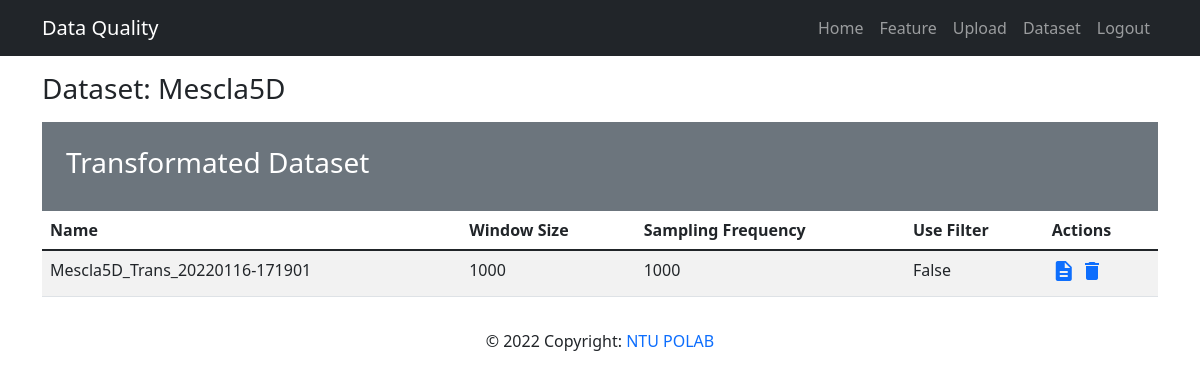
Before: /mainapp/show_hfd/2 (signed in) with the older database file.
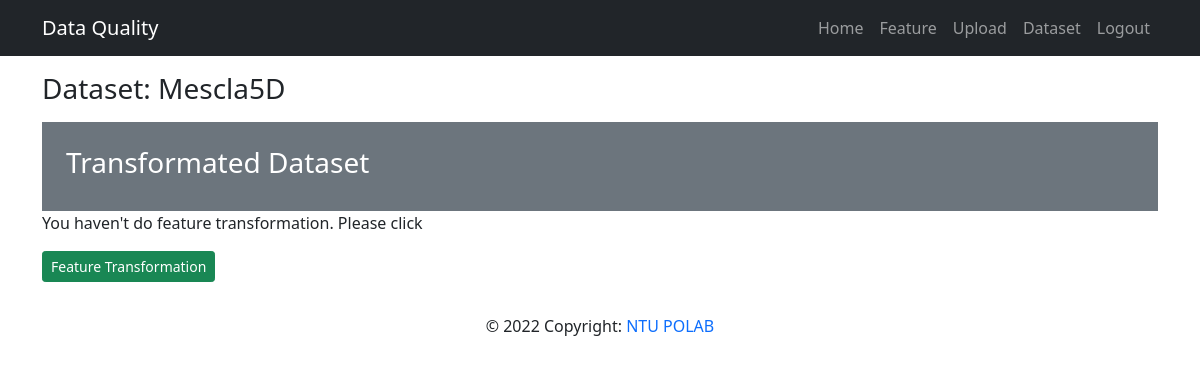
After: the same page with the newer database file.
### mainapp/models.py (models this page shows, shortened)
class Data(models.Model):
  datatype_choices = [
    ('normal', 'Normal'),
    ('freq', 'High Frequency'),
    ('time', 'Time Series')
  ]
  question_choices = [
    ('classification', 'Classification'),
    ('regression', 'Regression'),
  ]
  name = models.CharField('Data Name', max_length=50)
  owner = models.ForeignKey(User, on_delete=models.CASCADE)
  rawdata = models.FileField(upload_to='rawdata/', validators=[file_size, validate_file_extension])
  attribute_data = models.FileField(upload_to='attribute/', validators=[file_size, validate_file_extension])
  datatype = models.CharField(max_length=10, choices=datatype_choices, default='normal')
  questiontype = models.CharField(max_length=15, choices=question_choices, default='classification')
  freq_config = models.JSONField(null=True, blank=True)
  def __str__(self):
      return self.name

### mainapp/views.py (the view)
# urls.py: path('show_hfd/<hfd_id>', views.show_hfd, name='show-hfd'),
@login_required(login_url='/members/login_user')
def show_hfd(request, hfd_id):
  data = get_object_or_404(HighFrequencyData, pk=hfd_id, owner=request.user)
  transdata_list = data.transData.all()
  context = {
    'data': data,
    'hfd_id': hfd_id,
    'transdata_list': transdata_list
  }
  return render(request, 'mainapp/show_hfd.html', context)

### mainapp/models.py (called while the page is built)
  def __str__(self):
      return self.name

### mainapp/templates/mainapp/show_hfd.html
{% extends 'base.html' %}
{% block content %}
  <div class="my-3">
    <h3>Dataset: {{ data }}</h3>
  </div>
  <div class="my-3">
    <div class="bg-secondary text-white p-4">
      <div class="row">
        <div class="col-12">
          <h3>Transformated Dataset</h3>
        </div>
      </div>
    </div>
    {% if transdata_list %}
      <table class="table table-striped table-hover">
        <thead>
          <tr>
            <th>Name</th>
            <th>Window Size</th>
            <th>Sampling Frequency</th>
            <th>Use Filter</th>
            <th>Actions</th>
          </tr>
        </thead>
        {% for data in transdata_list %}
          <tr>
            <td>
              {{ data }}
            </td>
            <td>
              {{ data.freq_config.windowSize}}
            </td>
            <td>
              {{ data.freq_config.samplingFrequency}}
            </td>
            <td>
              {{ data.freq_config.usedFilter}}
            </td>
            <td>
              <a href="{% url 'show-data' data.id %}"><i class="material-icons">description</i></a>
              <a href="{% url 'delete-data' data.id%}"><i class="material-icons">delete</i></a>
            </td>
          </tr>
        {% endfor %}
      </table>
    {% else %}
      <div>
        <p>You haven't do feature transformation. Please click</p>
        <a class="btn btn-success btn-sm" href="{% url 'transform-hfd' hfd_id %}">Feature Transformation</a>
      </div>
    {% endif %}
  </div>
{% endblock %}

Changed rows visible on the page:
removed Data: name "Mescla5D_Trans_20220116-171901", freq_config.windowSize "1000", freq_config.samplingFrequency "1000", freq_config.usedFilter "False"
Other visible differences:
text no longer shown: "Name Window Size Sampling Frequency Use Filter Actions"
text now shown: "You haven't do feature transformation. Please click Feature Transformation"
